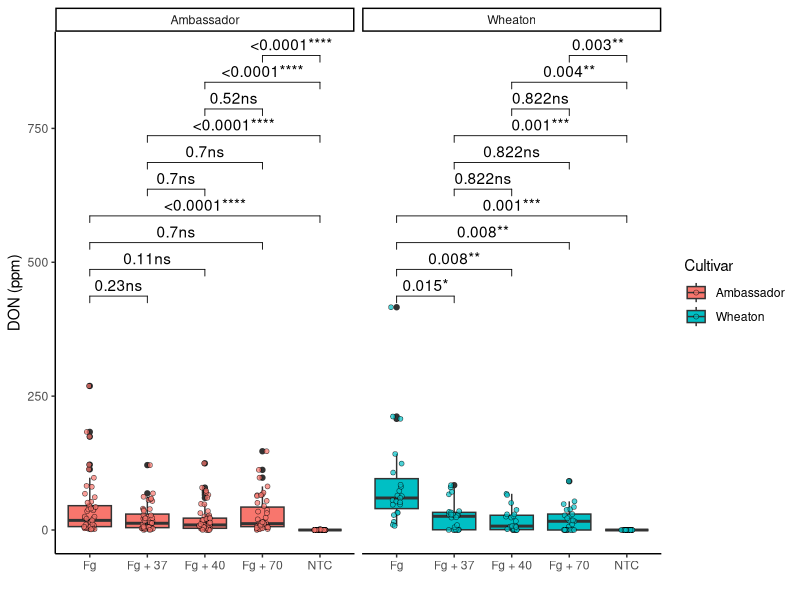
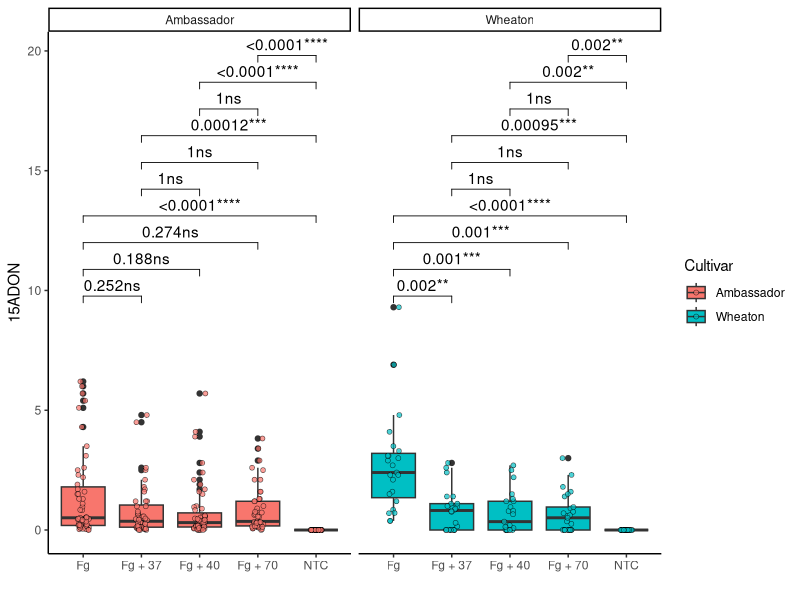
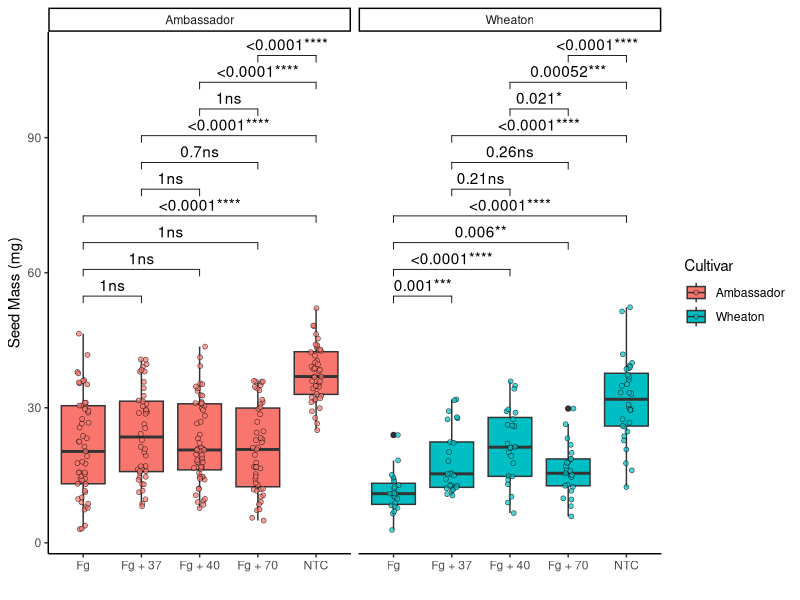
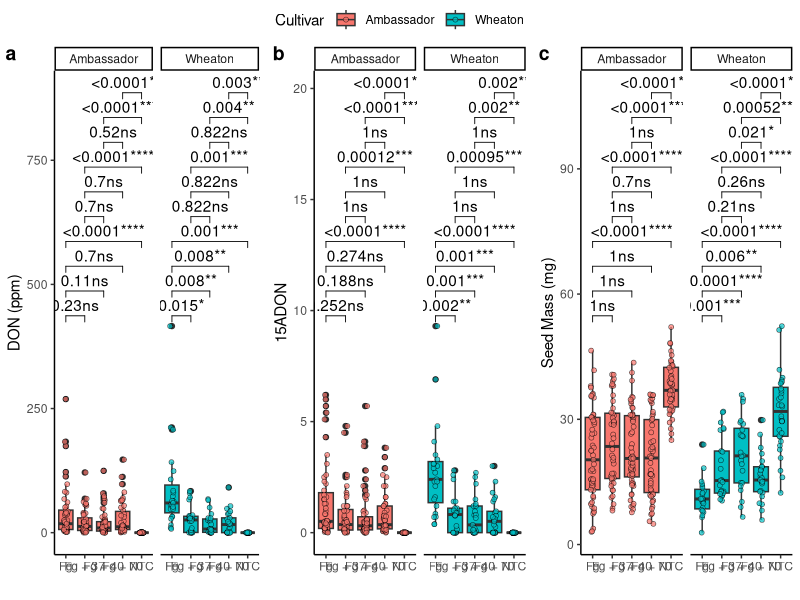

The R source for these figures, in order:
## ---- chunk 1
#install.packages("ggpubr")
library(ggpubr)
#install.packages("ggplot2")
library(ggplot2)
## ---- chunk 2

cbbPalette  <- c("#000000", "#E69F00", "#56B4E9", "#009E73", "#F0E442", "#0072B2" , "#D55E00", "#CC79A7")
toxin.data <- read.csv("MycotoxinData.csv", na.strings = "na")
plot_DON_pwc <- ggplot(toxin.data, aes(x = Treatment, y = DON, fill = Cultivar)) +
  geom_boxplot(position = position_dodge(width = 0.8)) +
  geom_jitter(shape = 21, color = "black", size = 1.5, stroke = 0.3,
              position = position_jitterdodge(jitter.width = 0.2), alpha = 0.7) +
  geom_pwc(aes(group = Treatment), method = "t.test", 
           label = "{p.adj.format}{p.adj.signif}") +
  ylab("DON (ppm)") + xlab("") + 
  theme_classic() + 
  facet_wrap(~Cultivar)
plot_DON_pwc
## ---- chunk 3

plot_15ADON_pwc <- ggplot(toxin.data, aes(x = Treatment, y = X15ADON, fill = Cultivar)) +
  geom_boxplot(position = position_dodge(width = 0.8)) +
  geom_jitter(shape = 21, color = "black", size = 1.5, stroke = 0.3,
              position = position_jitterdodge(jitter.width = 0.2), alpha = 0.7) +
  geom_pwc(aes(group = Treatment), method = "t.test", 
           label = "{p.adj.format}{p.adj.signif}") +
  ylab("15ADON") + xlab("") + 
  theme_classic() + 
  facet_wrap(~Cultivar)
plot_15ADON_pwc
## ---- chunk 4

plot_SeedMass_pwc <- ggplot(toxin.data, aes(x = Treatment, y = MassperSeed_mg, fill = Cultivar)) +
  geom_boxplot(position = position_dodge(width = 0.8)) +
  geom_jitter(shape = 21, color = "black", size = 1.5, stroke = 0.3,
              position = position_jitterdodge(jitter.width = 0.2), alpha = 0.7) +
  geom_pwc(aes(group= Treatment), method = "t.test", 
           label = "{p.adj.format}{p.adj.signif}") +
  ylab("Seed Mass (mg)") + xlab("") + 
  theme_classic() + 
  facet_wrap(~Cultivar)
plot_SeedMass_pwc
## ---- chunk 5
combined_pwc <- ggarrange(plot_DON_pwc, plot_15ADON_pwc, plot_SeedMass_pwc,
                          ncol = 3, nrow = 1,
                          labels = c("a", "b", "c"),
                          common.legend = TRUE,
                          legend = "top")

combined_pwc 
